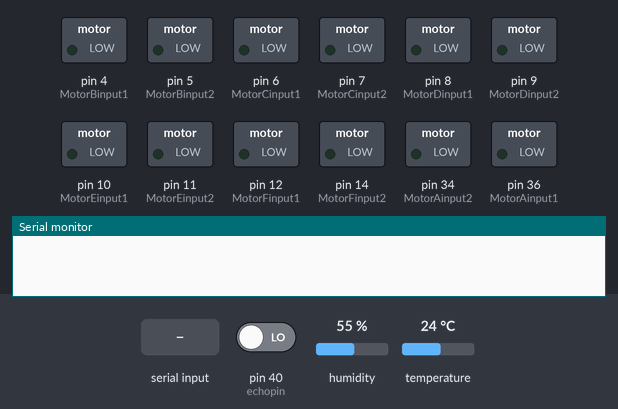
A sketch run on a simulated Arduino Mega 2560, built with avr-gcc and run on an emulated ATmega2560. Parts: switched loads named in the sketch (green lamp = pin HIGH), the last lines printed to the serial monitor. The test bench sets the inputs (shaded band); at power-on: pin 40 (echopin) LOW, humidity 55 %, temperature 24 °C. Pins used as bus, display or sensor lines are not drawn.

Above: at 1.2 s.
1.3 s: "1" received over Serial
At 3.5 s:
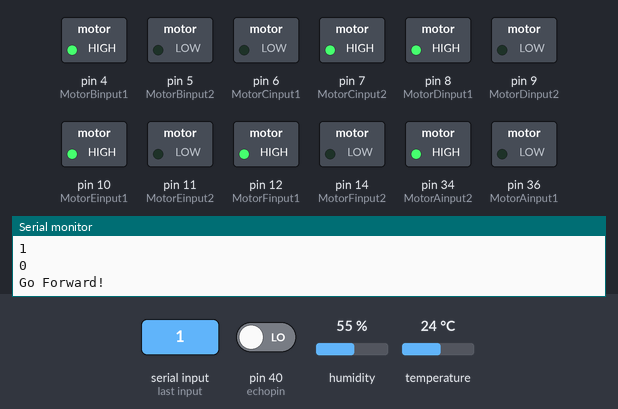
3.8 s: "4" received over Serial
At 5.1 s:
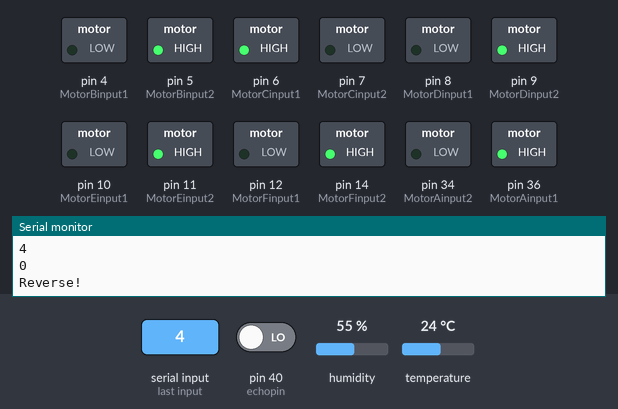
6.3 s: "2" received over Serial
At 8.2 s:
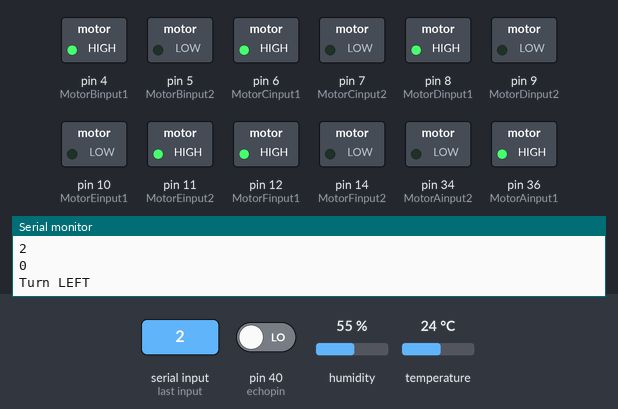
8.8 s: "3" received over Serial
At 10.3 s:
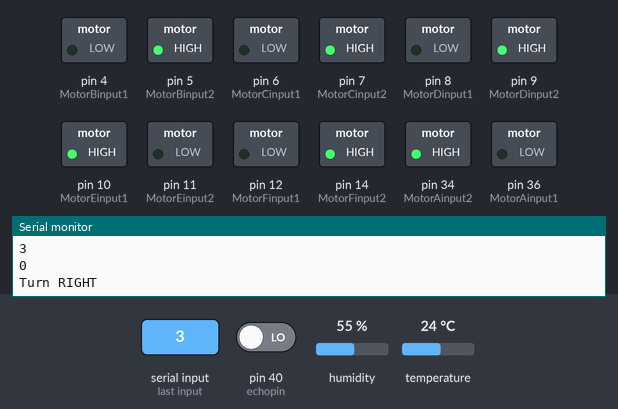
Timing chart, 0 to 11.8 s (numbered marks = the images above; inputs shaded):
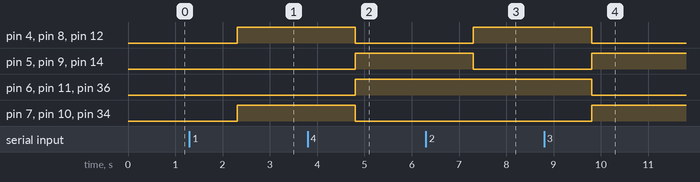

Measured:
- after the input at 1.3 s, pin 4 (MotorBinput1), pin 7 (MotorCinput2), pin 8 (MotorDinput1), pin 10 (MotorEinput1), pin 12 (MotorFinput1), pin 34 (MotorAinput2): LOW → HIGH after 1.0 s
- after the input at 3.8 s, pin 4 (MotorBinput1), pin 7 (MotorCinput2), pin 8 (MotorDinput1), pin 10 (MotorEinput1), pin 12 (MotorFinput1), pin 34 (MotorAinput2): HIGH → LOW after 1.0 s; pin 5 (MotorBinput2), pin 6 (MotorCinput1), pin 9 (MotorDinput2), pin 11 (MotorEinput2), pin 14 (MotorFinput2), pin 36 (MotorAinput1): LOW → HIGH after 1.0 s
- after the input at 6.3 s, pin 4 (MotorBinput1), pin 8 (MotorDinput1), pin 12 (MotorFinput1): LOW → HIGH after 1.0 s; pin 5 (MotorBinput2), pin 9 (MotorDinput2), pin 14 (MotorFinput2): HIGH → LOW after 1.0 s
- after the input at 8.8 s, pin 4 (MotorBinput1), pin 6 (MotorCinput1), pin 8 (MotorDinput1), pin 11 (MotorEinput2), pin 12 (MotorFinput1), pin 36 (MotorAinput1): HIGH → LOW after 1.0 s; pin 5 (MotorBinput2), pin 7 (MotorCinput2), pin 9 (MotorDinput2), pin 10 (MotorEinput1), pin 14 (MotorFinput2), pin 34 (MotorAinput2): LOW → HIGH after 1.0 s

The sketch:

FIRE_BOT_FINAL_CODE.ino
```cpp
#include <SoftwareSerial.h>
#include <DHT.h>
#include <DHT_U.h>

#define echopin  40 // echo pin
#define trigpin 44 // Trigger pin
#define DHTPIN 2     // Digital pin connected to the DHT sensor
#define DHTTYPE    DHT22     // DHT 22 (AM2302)
#define dht_pin 2 // Pin sensor is connected to

DHT_Unified dht(DHTPIN, DHTTYPE);
SoftwareSerial BT(22,24);


 int MotorAinput1 = 36;
 int MotorAinput2 = 34;
 int MotorBinput1 = 4;
 int MotorBinput2 = 5;
 int MotorCinput1 = 6;
 int MotorCinput2 = 7;
 int MotorDinput1 = 8;
 int MotorDinput2 = 9;
 int MotorEinput1 = 10;
 int MotorEinput2 = 11;
 int MotorFinput1 = 12;
 int MotorFinput2 = 14;

 int state;
 int Speed = 130;

 uint32_t delayMS; // humidity sensor.

 int temp;
 int hum;

 int timer = 0;

 int distanceFwd;
 long duration;

 int chk = 0;
 int set = 10;

// Functions
void backward(){
    digitalWrite(36,HIGH);digitalWrite(34,LOW);digitalWrite(4,LOW);digitalWrite(5,HIGH);digitalWrite(6,HIGH);digitalWrite(7,LOW);digitalWrite(8,LOW);digitalWrite(9,HIGH);digitalWrite(10,LOW);digitalWrite(11,HIGH);digitalWrite(12,LOW);digitalWrite(14,HIGH); }

void forward(){
    digitalWrite(36,LOW);digitalWrite(34,HIGH); digitalWrite(4,HIGH);digitalWrite(5,LOW); digitalWrite(6,LOW);digitalWrite(7,HIGH);digitalWrite(8,HIGH);digitalWrite(9,LOW);digitalWrite(10,HIGH);digitalWrite(11,LOW);digitalWrite(12,HIGH);digitalWrite(14,LOW);}

void turnRight(){
    digitalWrite(36,LOW);digitalWrite(34,HIGH);digitalWrite(6,LOW);digitalWrite(7,HIGH);digitalWrite(10,HIGH); digitalWrite(11,LOW);digitalWrite(4,LOW);digitalWrite(5,HIGH);digitalWrite(8,LOW);digitalWrite(9,HIGH);digitalWrite(12,LOW);digitalWrite(14,HIGH);}

void turnLeft(){
    digitalWrite(36,HIGH);digitalWrite(34,LOW); digitalWrite(6,HIGH);digitalWrite(7,LOW); digitalWrite(10,LOW);digitalWrite(11,HIGH); digitalWrite(4,HIGH);digitalWrite(5,LOW);digitalWrite(8,HIGH);digitalWrite(9,LOW);digitalWrite(12,HIGH);digitalWrite(14,LOW);}

void Stop(){
    digitalWrite(36,LOW); digitalWrite(34,LOW); digitalWrite(4,LOW); digitalWrite(5,LOW); digitalWrite(6,LOW); digitalWrite(7,LOW);digitalWrite(8,LOW);digitalWrite(9,LOW);digitalWrite(10,LOW);digitalWrite(11,LOW); digitalWrite(12,LOW); digitalWrite(14,LOW);}

long data()
{  digitalWrite(trigpin,LOW); delayMicroseconds(2);  digitalWrite(trigpin,HIGH);  delayMicroseconds(10);  duration=pulseIn (echopin,HIGH);
  return duration / 29 / 2; }

void setup() {
// ultrasonic

    pinMode (trigpin, OUTPUT);
    pinMode (echopin, INPUT );

// Temp and humidity

dht.begin();
  // Print temperature sensor details. // CAN PUT IT IN LOOP() ??
  sensor_t sensor;
  dht.temperature().getSensor(&sensor);

  // Print humidity sensor details.
  dht.humidity().getSensor(&sensor);

  // Set delay between sensor readings based on sensor details.
  //delayMS = sensor.min_delay / 1000;


// Motor
  pinMode(MotorAinput1, OUTPUT);
  pinMode(MotorAinput2, OUTPUT);
  pinMode(MotorBinput1, OUTPUT);
  pinMode(MotorBinput2, OUTPUT);
  pinMode(MotorCinput1, OUTPUT);
  pinMode(MotorCinput2, OUTPUT);
  pinMode(MotorDinput1, OUTPUT);
  pinMode(MotorDinput2, OUTPUT);
  pinMode(MotorEinput1, OUTPUT);
  pinMode(MotorEinput2, OUTPUT);
  pinMode(MotorFinput1, OUTPUT);
  pinMode(MotorFinput2, OUTPUT);

  // initialize serial communication at 9600 bits per second:
  Serial.begin(9600);
  BT.begin(9600); // Setting the baud rate of Software Serial Library
  //delay(500);
}

byte rx_byte = 0;
char cmmd;

void loop() {
    //if some date is sent, reads it and saves in state
    if (Serial.available()) {
    cmmd = Serial.read();
    //Serial.print("You sent Arduino: ");
    Serial.println(cmmd);


    distanceFwd = data();
    Serial.println(distanceFwd);

   if((distanceFwd<set) && (chk==1)){chk = 2; Stop();}
   if(distanceFwd>set){chk = 0;}

   // if the state is '1' the DC motor will go forward initial
   if ((cmmd == '1') && (chk==0)){chk = 1; forward();Serial.println("Go Forward!");}

   // if the state is '2' the motor will Reverse initial
   else if (cmmd == '4'){backward();Serial.println("Reverse!");}

   // if the state is '3' the motor will turn left initial
   else if (cmmd == '2'){turnLeft();Serial.println("Turn LEFT");}

   // if the state is '4' the motor will turn right initial
   else if (cmmd == '3'){turnRight();Serial.println("Turn RIGHT");}

   // if the state is '5' the motor will Stop initial
   else if (cmmd == '0') {Stop();Serial.println("STOP!");}
}


if(BT.available() >= 0){  /// WHY S THIS REQUIRED ??
      //Serial.println("Connected");
      state = BT.read();
      //Serial.println(state);
      if(state > 10) { Speed = state;}

       timer = timer+1;
//BT.print("timer: ");
//BT.println(timer);

if(timer==200){
if(distanceFwd>200){distanceFwd=200;}
 BT.print("A");
 BT.print(";");
 BT.print(distanceFwd); //send distance to MIT App
 BT.println(";");

}
 //delay(5);
if(timer>300){
 sensors_event_t event;

 dht.temperature().getEvent(&event);
 temp = event.temperature;

 //Serial.println(temp);

 dht.humidity().getEvent(&event);
 hum = event.relative_humidity;


 //Serial.println(hum);

 BT.print("B");
 BT.print(";");
 BT.print(temp); //send distance to MIT App
 BT.print(";");
 BT.print(hum); //send distance to MIT App
 BT.println(";");
 timer = 0;
}

//delay(1);

}
}
```
